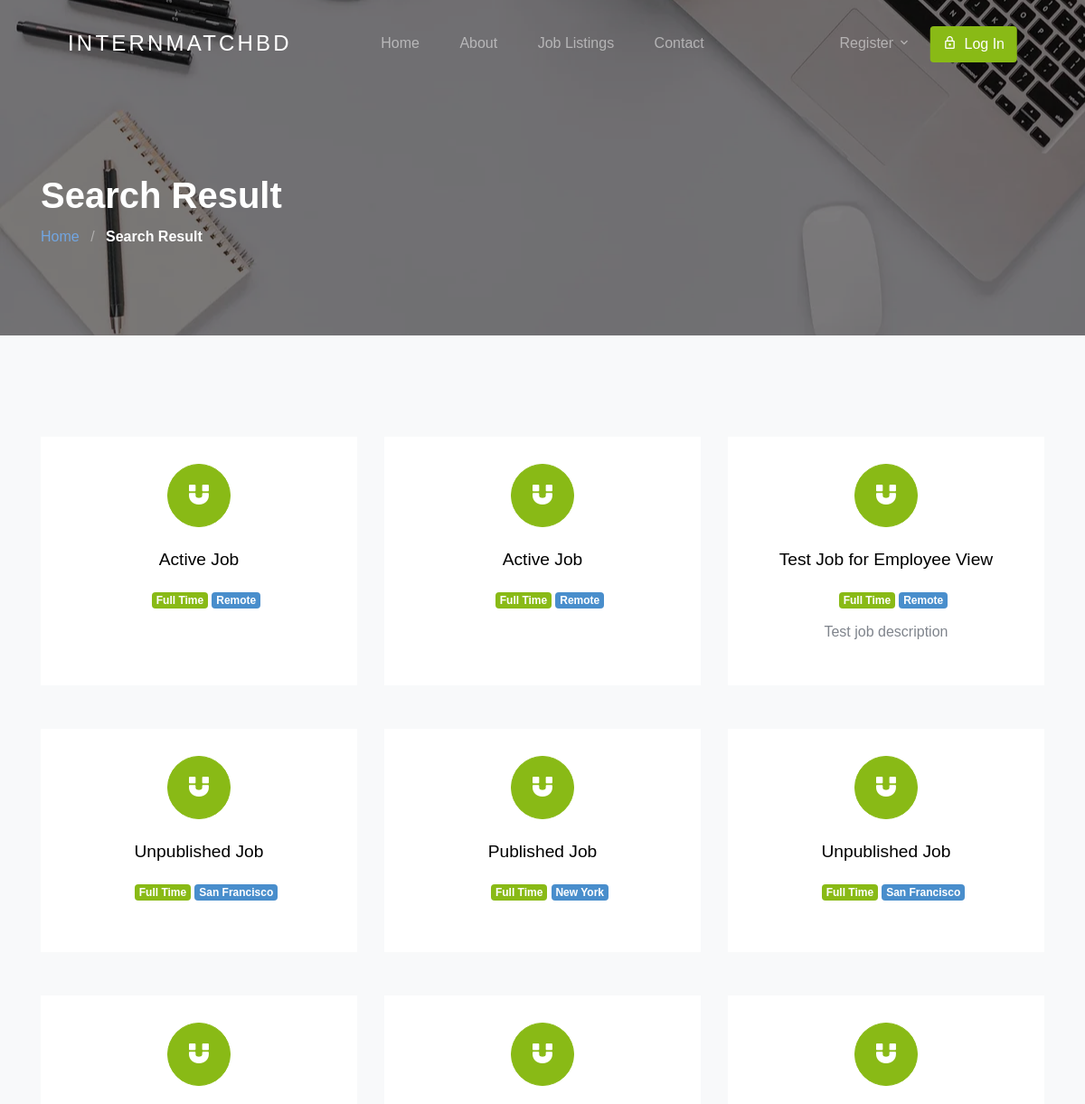
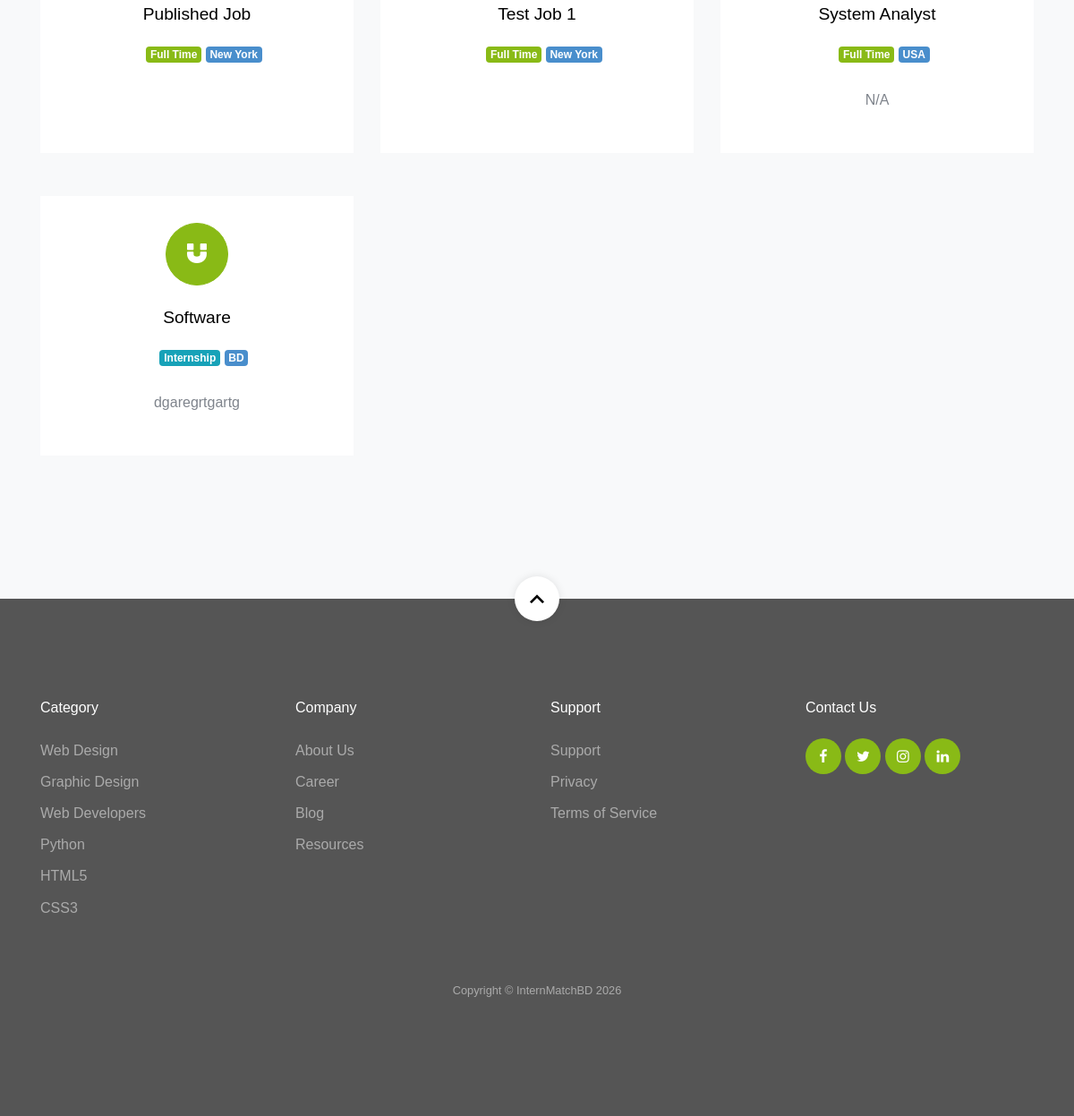
Page /result/ on the committed database (2 pictures, top to bottom).
### apps/jobapp/models/job.py (models this page shows, shortened)
class Job(TimeStampedModel, SoftDeleteModel):
    user = models.ForeignKey(User, related_name='User', on_delete=models.CASCADE)
    title = models.CharField(max_length=300, db_index=True)
    description = CKEditor5Field(config_name='extends')
    tags = TaggableManager()
    location = models.CharField(max_length=300, db_index=True)
    job_type = models.CharField(choices=JOB_TYPE, max_length=1, db_index=True)
    work_mode = models.CharField(choices=WORK_MODE, max_length=1, default='3')
    experience_level = models.CharField(choices=EXPERIENCE_LEVEL, max_length=1, default='0')
    skills = models.ManyToManyField(Skill, related_name='jobs', blank=True)
    salary = models.CharField(max_length=30, blank=True)
    views_count = models.PositiveIntegerField(default=0)
    company_name = models.CharField(max_length=300, db_index=True)
    company_description = CKEditor5Field(config_name='extends', blank=True, null=True)
    url = models.URLField(max_length=200)
    last_date = models.DateField()
    is_published = models.BooleanField(default=False)
    is_closed = models.BooleanField(default=False)
    objects = ActiveJobManager()
    all_objects = models.Manager()
    class Meta:
        indexes = [
            models.Index(fields=['title', 'location']),
            models.Index(fields=['is_published', 'is_closed']),
        ]

### apps/jobapp/views/public.py (the view)
# urls.py: path('result/', SearchResultView.as_view(), name='search_result'),
class SearchResultView(ListView):
    template_name = 'jobapp/result.html'
    context_object_name = 'page_obj'
    paginate_by = 10
    def get_queryset(self):
        return search_jobs(
            title_or_company=self.request.GET.get('job_title_or_company_name'),
            location=self.request.GET.get('location'),
            job_type=self.request.GET.get('job_type'),
        )

### apps/jobapp/models/job.py (called while the page is built)
    def get_queryset(self):
        return super().get_queryset().filter(is_deleted=False)

### apps/jobapp/selectors.py (called while the page is built)
def search_jobs(title_or_company: str | None = None, location: str | None = None, job_type: str | None = None) -> QuerySet[Job]:
    job_list = Job.objects.prefetch_related('skills').select_related('user').order_by('-updated_at')
    if title_or_company:
        job_list = job_list.filter(title__icontains=title_or_company) | job_list.filter(company_name__icontains=title_or_company)
    if location:
        job_list = job_list.filter(location__icontains=location)
    if job_type:
        job_list = job_list.filter(job_type__iexact=job_type)
    return job_list

### template/jobapp/result.html (shortened to what this page needs)
{% extends 'base.html' %}
{% load static %}
{% block content %}
<section class="section-hero overlay inner-page bg-image"
  style="background-image: url('{% static 'images/hero_1.webp' %}');" id="home-section">
  <div class="container">
    <div class="row">
      <div class="col-md-7">
        <h1 class="text-white font-weight-bold">Search Result</h1>
        <div class="custom-breadcrumbs">
          <a href="{% url 'jobapp:home' %}">Home</a> <span class="mx-2 slash">/</span>
          <span class="text-white"><strong>Search Result</strong></span>
        </div>
      </div>
    </div>
  </div>
</section>
<section class="site-section services-section bg-light block__62849" id="next-section">
  <div class="container">
    <div class="row">
      {% for job in page_obj %}
      <div class="col-6 col-md-6 col-lg-4 mb-4 mb-lg-5">
        <a href="{% url 'jobapp:single-job' job.id %}" class="block__16443 min-h text-center d-block">
          <span class="custom-icon mx-auto"><span class="icon-magnet d-block"></span></span>
          <h3>{{ job.title }}</h3>
          <ul class="job-listing-meta list-unstyled pl-3 mb-0">
            <li class="menu-fix mb-2">
              {% if job.job_type == '1' %}
              <span class="badge badge-primary">
                Full Time
              </span>
              {% elif job.job_type == '2'%}
              <span class="badge badge-danger">
                Part Time
              </span>
              {% else %}
              <span class="badge badge-info">
                Internship
              </span>
              {% endif %}
            </li>
            <li class="badge badge-secondary menu-fix mb-2"> {{ job.location }}</li>
          </ul>
          <p>{{ job.description | safe | truncatechars:100}}</p>
        </a>
      </div>
      {% endfor %}
    </div>
  </div>
</section>
{% endblock content %}

### template/base.html (shortened to what this page needs)
{% load static %}
<!DOCTYPE html>
<html>
      <head>
            {% include 'head.html' %}
      </head>
      <body id="top">
            {% include 'header.html' %}
            {% block content %}{% endblock %}
            {% include 'footer.html' %}
      </body>
</html>

### template/head.html
{% load static %}
<link rel="stylesheet" href="{% static 'css/combined.min.css' %}?v=1.0.1">
<link rel="stylesheet" href="{% static 'fonts/icomoon/style.css' %}">
<link rel="stylesheet" href="{% static 'fonts/line-icons/style.css' %}"

### template/header.html (shortened to what this page needs)
<div class="site-wrap">
  <header class="site-navbar mt-3">
    <div class="container-fluid">
      <div class="row align-items-center">
        <div class="site-logo col-6"><a href="{% url 'jobapp:home' %}">InternMatchBD</a></div>
        <nav class="mx-auto site-navigation">
          <ul class="site-menu js-clone-nav d-none d-xl-block ml-0 pl-0">
            <li><a href="{% url 'jobapp:home' %}" class="nav-link">Home</a></li>
            <li><a href="{% url 'jobapp:about' %}" class="nav-link">About</a></li>
            <li><a href="{% url 'jobapp:job-list' %}">Job Listings</a></li>
            <li><a href="#">Contact</a></li>
          </ul>
        </nav>
        <div class="right-cta-menu text-right d-flex aligin-items-center col-6">
          <div class="ml-auto">
            <div class="site-navigation fix">
              <ul class="site-menu js-clone-nav d-none d-xl-block ml-0 pl-0">
                {% if user.is_authenticated and user.role == 'employer'  %}
                <a href="{% url 'jobapp:create-job' %}"
                  class="js-clone-nav pr-3 btn btn-outline-white border-width-2 d-none d-lg-inline-block"><span
                    class="mr-2 icon-add"></span>Post Job</a>
                    <li class="pr-3 has-children">
                      <a>Dashboard</a>
                      <ul class="dropdown">
                        <li><a href="{% url 'jobapp:dashboard' %}">Dashboard</a></li>
                        <li><a href="{% url 'account:employer-profile' request.user.id %}">View Company Profile</a></li>
                        <li><a href="{% url 'account:logout' %}">Logout</a></li>
                      </ul>
                    </li>
                {% else %}
                <li class="pr-3 has-children">
                  <a>Register</a>
                </li>
                <a href="{% url 'account:login' %}"
                  class="js-clone-nav btn btn-primary border-width-2 d-none d-lg-inline-block ov-fix"><span
                    class="mr-2 icon-lock_outline"></span>Log In</a>
                {% endif %}
              </ul>
            </div>
      </div>
    </div>
  </header>

### template/footer.html
    <footer class="site-footer">
      <a href="#top" class="smoothscroll scroll-top">
        <span class="icon-keyboard_arrow_up"></span>
      </a>
      <div class="container">
        <div class="row mb-5">
          <div class="col-6 col-md-3 mb-4 mb-md-0">
            <h3>Category</h3>
            <ul class="list-unstyled">
              <li><a href="#">Web Design</a></li>
              <li><a href="#">Graphic Design</a></li>
              <li><a href="#">Web Developers</a></li>
              <li><a href="#">Python</a></li>
              <li><a href="#">HTML5</a></li>
              <li><a href="#">CSS3</a></li>
            </ul>
          </div>
          <div class="col-6 col-md-3 mb-4 mb-md-0">
            <h3>Company</h3>
            <ul class="list-unstyled">
              <li><a href="{% url 'jobapp:about' %}">About Us</a></li>
              <li><a href="#">Career</a></li>
              <li><a href="#">Blog</a></li>
              <li><a href="#">Resources</a></li>
            </ul>
          </div>
          <div class="col-6 col-md-3 mb-4 mb-md-0">
            <h3>Support</h3>
            <ul class="list-unstyled">
              <li><a href="#">Support</a></li>
              <li><a href="#">Privacy</a></li>
              <li><a href="#">Terms of Service</a></li>
            </ul>
          </div>
          <div class="col-6 col-md-3 mb-4 mb-md-0">
            <h3>Contact Us</h3>
            <div class="footer-social">
              <a href="#"><span class="icon-facebook"></span></a>
              <a href="#"><span class="icon-twitter"></span></a>
              <a href="#"><span class="icon-instagram"></span></a>
              <a href="#"><span class="icon-linkedin"></span></a>
            </div>
          </div>
        </div>
        <div class="row text-center">
          <div class="col-12">
            <p class="copyright"><small>
            Copyright &copy; <a>InternMatchBD 2026</a>
            </small></p>
          </div>
        </div>
      </div>
    </footer>
  </div>

### template/scripts.html (shortened to what this page needs)
{% load static %}

### rows in the picture
Job: title "Active Job", job_type "Full Time", location "Remote"
Job: title "Active Job", job_type "Full Time", location "Remote"
Job: title "Test Job for Employee View", job_type "Full Time", location "Remote", description "Test job description"
Job: title "Unpublished Job", job_type "Full Time", location "San Francisco"
Job: title "Published Job", job_type "Full Time", location "New York"
Job: title "Unpublished Job", job_type "Full Time", location "San Francisco"
Job: title "Published Job", job_type "Full Time", location "New York"
Job: title "Test Job 1", job_type "Full Time", location "New York"
Job: title "System Analyst", job_type "Full Time", location "USA", description "N/A"
Job: title "Software", job_type "Internship", location "BD", description "dgaregrtgartg"
